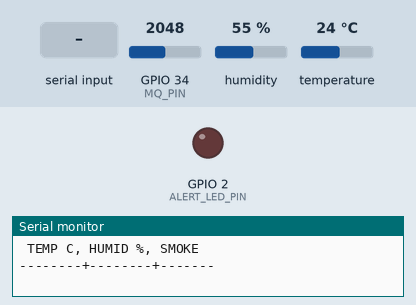
The sketch below on a simulated ESP32. Shown: output pins drawn as LEDs (lit = HIGH), the last lines printed to the serial monitor. The test bench sets the inputs (shaded band); at power-on: GPIO 34 (MQ_PIN) = 2048, humidity 55 %, temperature 24 °C (analog values on the 0–4095 scale).

Above: at 1.2 s.
1.3 s: GPIO 34 (MQ_PIN) set to 1933
At 1.9 s:
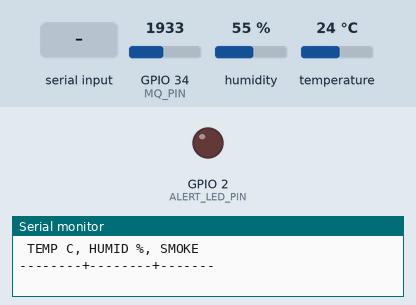
5.5 s: GPIO 34 (MQ_PIN) set to 2047
At 6.9 s:
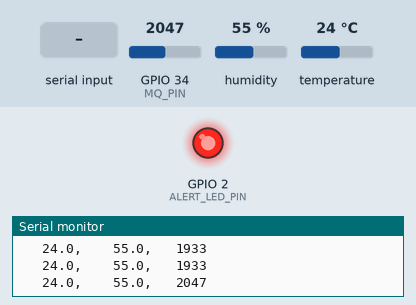
7.6 s: "SET,90,45,200\n" received over Serial
At 8.2 s:
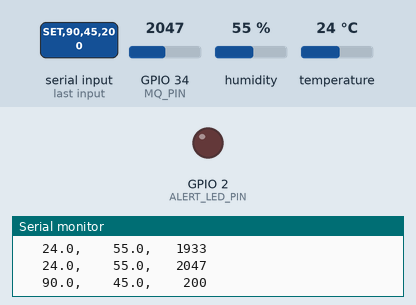
11.1 s: "AUTO\n" received over Serial
At 12.2 s:
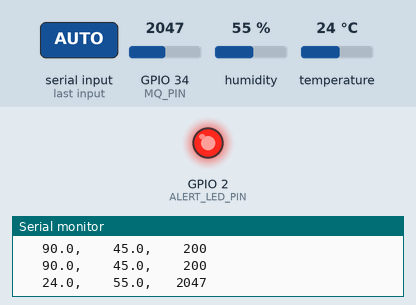
13.1 s: GPIO 34 (MQ_PIN) set to 1228
At 14.0 s:
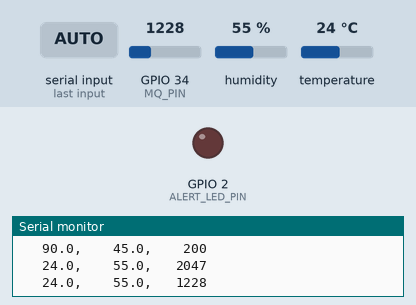
Timing chart, 0 to 16.1 s (numbered marks = the images above; inputs shaded):
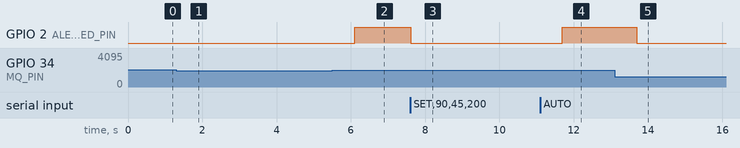

Measured:
- after the input at 1.3 s, GPIO 2 (ALERT_LED_PIN): stays LOW (without the input it goes to HIGH after 0.78 s)
- after the input at 5.5 s, GPIO 2 (ALERT_LED_PIN): LOW → HIGH after 0.60 s
- after the input at 7.6 s, GPIO 2 (ALERT_LED_PIN): HIGH → LOW at once
- after the input at 11.1 s, GPIO 2 (ALERT_LED_PIN): LOW → HIGH after 0.59 s
- after the input at 13.1 s, GPIO 2 (ALERT_LED_PIN): HIGH → LOW after 0.60 s

The sketch:

esp32_sensor.ino
```cpp
// ESP32 + DHT22 + MQ-135 -> USB serial packet "TEMP,HUMIDITY,SMOKE"
// The same sketch runs on the real board and in Wokwi (see hardware/README.md).
// Demo: the line "SET,TEMP,HUMIDITY,SMOKE" replaces the sensors until the line "AUTO" arrives.
// Libraries: "DHT sensor library" and "Adafruit Unified Sensor" (both by Adafruit).
// Board: "ESP32 Dev Module", serial 115200 baud.
//
// Real wiring:
//   DHT22 DATA  -> GPIO4   (VCC -> 3V3, GND -> GND, 10k pull-up DATA->3V3 if you use the bare 4-pin sensor)
//   MQ-135 AO   -> 10k -> GPIO34 -> 20k -> GND   (the ESP32 ADC tolerates 3.3 V max; MQ-135 AO can reach 5 V)
//   MQ-135 VCC  -> VIN (5 V), GND -> GND
//   Alert LED   -> GPIO2 (on-board LED on most DevKit boards)

#include <DHT.h>

constexpr uint8_t DHT_PIN = 4;
constexpr uint8_t MQ_PIN = 34;  // ADC1 channel, input only
constexpr uint8_t ALERT_LED_PIN = 2;
constexpr unsigned long PERIOD_MS = 2000;  // DHT22 can be read at most every ~2 s
constexpr int SMOKE_ALERT_RAW = 2000;  // keep equal to SMOKE_ALERT_RAW in src/serial_source.py; calibrate on the rig

DHT dht(DHT_PIN, DHT22);

bool demoMode = false;
float demoTemp = 0, demoHumidity = 0;
int demoSmoke = 0;
unsigned long last = 0;
constexpr uint8_t ROWS_PER_HEADER = 20;  // repeats the header so it's visible after scrolling
uint8_t rowsSinceHeader = 0;

void printHeader() {
  Serial.println(" TEMP C, HUMID %, SMOKE");
  Serial.println("--------+--------+-------");
}

void setup() {
  Serial.begin(115200);
  Serial.setTimeout(50);
  pinMode(ALERT_LED_PIN, OUTPUT);
  dht.begin();
  analogReadResolution(12);  // 0..4095
  printHeader();
}

int readSmokeRaw() {
  long sum = 0;
  for (int i = 0; i < 16; i++) {
    sum += analogRead(MQ_PIN);
    delay(5);
  }
  return sum / 16;
}

void readCommand() {
  if (!Serial.available()) return;
  String line = Serial.readStringUntil('\n');
  line.trim();
  if (line == "AUTO") {
    demoMode = false;
  } else if (sscanf(line.c_str(), "SET,%f,%f,%d", &demoTemp, &demoHumidity, &demoSmoke) == 3) {
    demoMode = true;
    last = millis() - PERIOD_MS;  // report the new values straight away
  }
}

void loop() {
  readCommand();
  if (millis() - last < PERIOD_MS) {
    delay(10);  // idling instead of spinning took Wokwi from about 20% to real-time speed
    return;
  }
  last = millis();

  int smoke = demoMode ? demoSmoke : readSmokeRaw();
  digitalWrite(ALERT_LED_PIN, smoke >= SMOKE_ALERT_RAW ? HIGH : LOW);  // works without a PC attached

  float t = demoMode ? demoTemp : dht.readTemperature();
  float h = demoMode ? demoHumidity : dht.readHumidity();
  if (isnan(t) || isnan(h)) return;  // skip failed reads; the Python side also rejects bad lines

  // Still "TEMP,HUMIDITY,SMOKE": src/serial_source.py's float()/int() parsing ignores the padding,
  // so this stays wire-compatible with the dashboard while reading as an aligned table on screen.
  if (rowsSinceHeader++ >= ROWS_PER_HEADER) {
    printHeader();
    rowsSinceHeader = 0;
  }
  Serial.printf("%7.1f, %7.1f, %6d\n", t, h, smoke);
}
```
